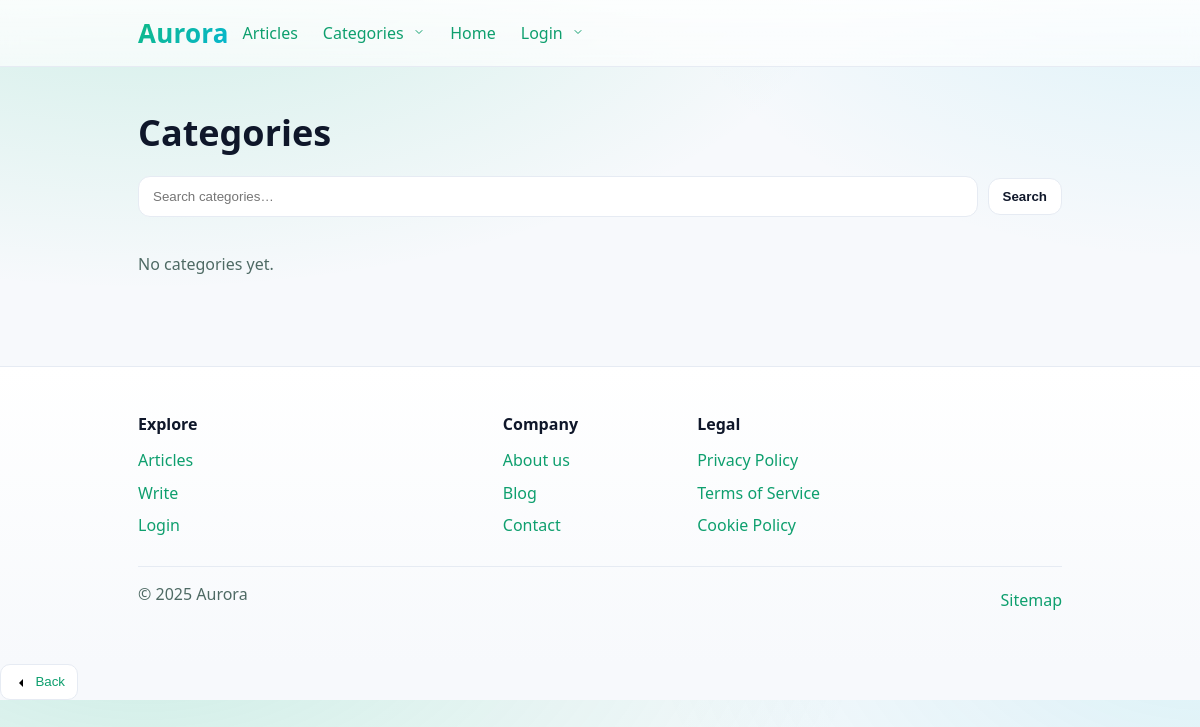
The page /categories/ on the database as committed earlier.
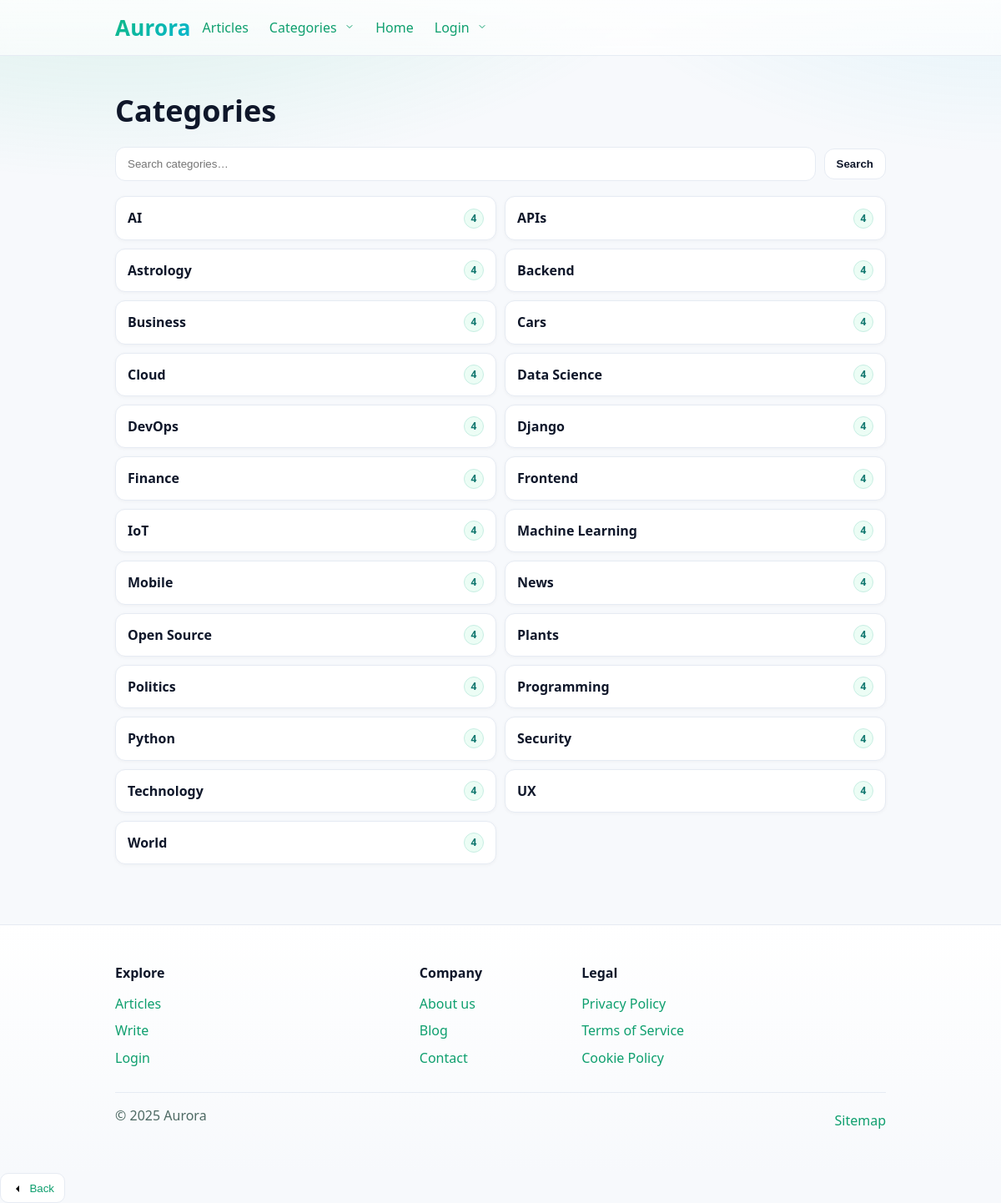
The same page on the database as committed later.
### category/models.py (models this page shows, shortened)
class Category(models.Model):
    name = models.CharField(
        "Name",
        max_length=64,
        unique=True,
    )
    description = models.TextField(
        "Description",
        blank=True,
    )
    created_at = models.DateTimeField(
        "Created at",
        auto_now_add=True,
    )
    class Meta:
        ordering = ["name"]

### category/views.py (the view)
# urls.py: path("", CategoryListView.as_view(), name="index"),
class CategoryListView(ListView):
    model = Category
    template_name = "categories/list.html"
    context_object_name = "categories"
    paginate_by = 30
    def get_queryset(self) -> QuerySet:
        search_query = self.request.GET.get("q", "").strip()
        category_queryset = Category.objects.annotate(
            article_count=Count("articles")
        ).order_by("name")
        if search_query:
            category_queryset = category_queryset.filter(name__icontains=search_query)
        return category_queryset
    def get_context_data(self, **kwargs: Any) -> Dict[str, Any]:
        context = super().get_context_data(**kwargs)
        context["search"] = self.request.GET.get("q", "").strip()
        return context

### category/context_processors.py (called while the page is built)
def nav_categories(request):
    items = (
        Category.objects.annotate(article_count=Count("articles"))
        .order_by("-article_count", "name")[:12]
    )
    return {"nav_categories": items}

### templates/categories/list.html (shortened to what this page needs)
{% extends "base.html" %}
{% block content %}
<section class="section">
  <div class="container">
    <h1 class="page-title">Categories</h1>
    <form class="cat-search" method="get" action="">
      <input type="search" name="q" placeholder="Search categories…"
             value="{{ request.GET.q|default_if_none:'' }}">
      <button class="btn-search" type="submit">Search</button>
    </form>
    <div class="cats-grid">
      {% for cat in categories|default:object_list %}
        <a class="cat-tile" href="{% url 'articles:index' %}?category={{ cat.pk }}">
          <span class="cat-name">{{ cat.name }}</span>
          <span class="cat-count">{{ cat.article_count|default:"0" }}</span>
        </a>
      {% empty %}
        <p class="muted">No categories yet.</p>
      {% endfor %}
    </div>
  </div>
</section>
{% endblock %}

### templates/base.html (shortened to what this page needs)
{% load static socialaccount %}
<!doctype html>
<html lang="en">
<head>
  <link rel="stylesheet" href="{% static 'style.css' %}?v=24">
</head>
<body>
<header class="site-header">
  <nav class="nav container" aria-label="Site">
    <button id="navBack" class="btn-link" type="button" aria-label="Go back" rel="prev" hidden
            data-fallback="{% url 'articles:index' %}">
      <svg aria-hidden="true" width="16" height="16" viewBox="0 0 24 24"><path d="M15 18l-6-6 6-6"/></svg>
      <span class="label">Back</span>
    </button>
    <a class="brand" href="{% url 'articles:index' %}" aria-label="Aurora — home">Aurora</a>
    <div class="nav-right">
      <ul id="primaryNav" class="nav-list" role="menu">
        <li class="nav-item"><a class="nav-link" href="{% url 'articles:index' %}" role="menuitem">Articles</a></li>
        <li class="nav-item nav-categories">
          <button class="nav-link" id="categoriesBtn" type="button"
                  aria-haspopup="true" aria-expanded="false" aria-controls="categoriesPanel">
            Categories
            <svg class="chevron" width="12" height="12" viewBox="0 0 24 24" aria-hidden="true">
              <path d="M6 9l6 6 6-6" fill="none" stroke="currentColor" stroke-width="2"
                    stroke-linecap="round" stroke-linejoin="round"/>
            </svg>
          </button>
        </li>
        <li class="nav-item"><a class="nav-link" href="{% url 'home' %}">Home</a></li>
        {% if request.user.is_authenticated %}
          <li class="nav-item nav-avatar" id="navAvatar">
            <div class="avatar-trigger">
              <button class="avatar-btn" id="avatarBtn" type="button"
                      aria-haspopup="true" aria-expanded="false" aria-controls="avatarPanel"
                      title="{{ request.user.get_full_name|default:request.user.username }}">
                {% if request.user.avatar %}
                  <img src="{{ request.user.avatar.url }}" alt="{{ request.user.username }}">
                {% else %}
                  <img src="{% static 'img/avatar-default.png' %}" alt="{{ request.user.username }}">
                {% endif %}
              </button>
              <span class="avatar-caption"
                    title="{{ request.user.get_full_name|default:request.user.username }}">
                {{ request.user.get_full_name|default:request.user.username|truncatechars:18 }}
              </span>
            </div>
            <div class="nav-dropdown avatar-panel" id="avatarPanel" hidden>
              <div class="menu-list">
                <a class="menu-item" href="{% url 'articles:create' %}">
                  <svg viewBox="0 0 24 24" aria-hidden="true"><path d="M4 20h16M6 16l10-10 2 2-10 10H6v-2z"/></svg>
                  Write
                </a>
                <a class="menu-item" href="{% url 'articles:index' %}?author=me">
                  <svg viewBox="0 0 24 24" aria-hidden="true"><path d="M6 4h12v4H6zM6 10h12v10H6z"/></svg>
                  My articles
                </a>
                <a class="menu-item" href="{% url 'account_change_password' %}">
                  <svg viewBox="0 0 24 24" aria-hidden="true"><path d="M12 17a2 2 0 1 0 0-4 2 2 0 0 0 0 4zm6-5V9a6 6 0 1 0-12 0v3H4v10h16V12h-2z"/></svg>
                  Change password
                </a>
                <form class="menu-item logout" action="{% url 'account_logout' %}" method="post">
                  {% csrf_token %}
                  <button type="submit">
                    <svg viewBox="0 0 24 24" aria-hidden="true"><path d="M10 17l5-5-5-5v3H3v4h7v3zm9-12h-6V3h6a2 2 0 0 1 2 2v14a2 2 0 0 1-2 2h-6v-2h6V5z"/></svg>
                    Logout
                  </button>
                </form>
              </div>
            </div>
          </li>
        {% else %}
          <li class="nav-item nav-login" id="navLogin">
            <button class="nav-link" id="loginBtn" type="button"
                    aria-haspopup="true" aria-expanded="false" aria-controls="loginPanel">
              Login
              <svg class="chevron" width="12" height="12" viewBox="0 0 24 24" aria-hidden="true">
                <path d="M6 9l6 6 6-6" fill="none" stroke="currentColor" stroke-width="2"
                      stroke-linecap="round" stroke-linejoin="round"/>
              </svg>
            </button>
          </li>
        {% endif %}
      </ul>
    </div>
  </nav>
</header>
<main>
  {% block content %}{% endblock %}
</main>
<footer class="site-footer">
  <div class="container">
    <div class="footer-grid">
      <div class="footer-col">
        <p class="footer-title">Explore</p>
        <a class="footer-link" href="{% url 'articles:index' %}">Articles</a>
        <a class="footer-link" href="{% url 'articles:create' %}">Write</a>
        {% if request.user.is_authenticated %}
          <a class="footer-link" href="{% url 'articles:index' %}?author=me">My articles</a>
        {% else %}
          <a class="footer-link" href="{% url 'account_login' %}">Login</a>
        {% endif %}
      </div>
      <div class="footer-col">
        <p class="footer-title">Company</p>
        <a class="footer-link" href="{% url 'pages:about' %}">About us</a>
        <a class="footer-link" href="{% url 'pages:blog' %}">Blog</a>
        <a class="footer-link" href="{% url 'pages:contact' %}">Contact</a>
      </div>
      <div class="footer-col">
        <p class="footer-title">Legal</p>
        <a class="footer-link" href="{% url 'pages:privacy' %}">Privacy Policy</a>
        <a class="footer-link" href="{% url 'pages:terms' %}">Terms of Service</a>
        <a class="footer-link" href="{% url 'pages:cookies' %}">Cookie Policy</a>
      </div>
    </div>
    <div class="footer-bottom">
      <span class="footer-text">© {% now "Y" %} Aurora</span>
      <a class="footer-link inline" href="{% url 'pages:sitemap' %}">Sitemap</a>
    </div>
  </div>
</footer>
</body>
</html>

Rows that differ between the two databases and show on the page:
added Category: name "AI", article_count "4"
added Category: name "APIs", article_count "4"
added Category: name "Astrology", article_count "4"
added Category: name "Backend", article_count "4"
added Category: name "Business", article_count "4"
added Category: name "Cars", article_count "4"
added Category: name "Cloud", article_count "4"
added Category: name "Data Science", article_count "4"
added Category: name "DevOps", article_count "4"
added Category: name "Django", article_count "4"
added Category: name "Finance", article_count "4"
added Category: name "Frontend", article_count "4"
added Category: name "IoT", article_count "4"
added Category: name "Machine Learning", article_count "4"
added Category: name "Mobile", article_count "4"
added Category: name "News", article_count "4"
added Category: name "Open Source", article_count "4"
added Category: name "Plants", article_count "4"
added Category: name "Politics", article_count "4"
added Category: name "Programming", article_count "4"
added Category: name "Python", article_count "4"
added Category: name "Security", article_count "4"
added Category: name "Technology", article_count "4"
added Category: name "UX", article_count "4"
added Category: name "World", article_count "4"
Other text that changed with them:
text no longer shown: "No categories yet."
